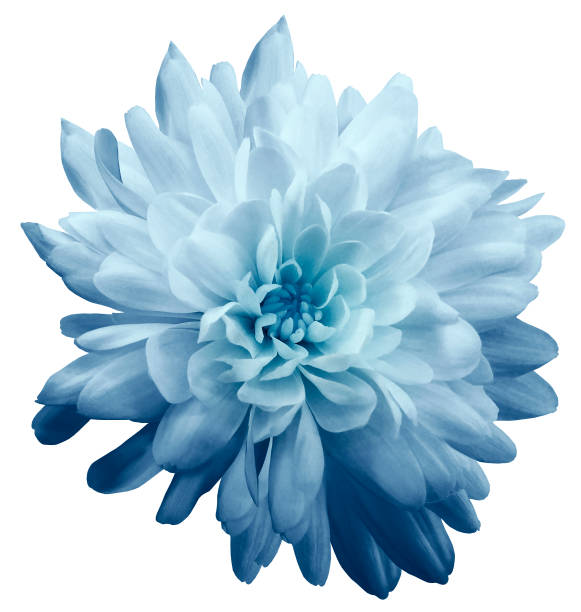
#> input picture Image2Image(colored) Week3/Input/input3.jpg, 581 x 612 px, found by its file name
$ python 'image_to_image (week3).py'
#> lines starting #> are read from the running program, lines starting #| are printed output that depends on the picture
import cv2
import numpy as np
from PIL import Image, ImageDraw, ImageOps, ImageFont

# Characters used for Mapping to Pixels
Character = {
    "standard": "@%#*+=-:. ",
    "complex": "$@B%8&WM#*oahkbdpqwmZO0QLCJUYXzcvunxrjft/\|()1{}[]?-_+~<>i!lI;:,\"^`'. "
}


def get_data(mode):
    font = ImageFont.truetype("arial.ttf", size=20)
    scale = 2
    char_list = Character[mode]
    return char_list, font, scale


# Making Background Black or White
bg = "white"
# bg = "black"
if bg == "white":
    bg_code = (255, 255, 255)
elif bg == "black":
    bg_code = (0, 0, 0)

char_list, font, scale = get_data("complex")
num_chars = len(char_list)
num_cols = 300

image = cv2.imread("./Image2Image(colored) Week3/Input/Input3.jpg")
#> image is the input picture: shape (612, 581, 3); mean B, G, R 220.5, 205.5, 178.2

height, width, _ = image.shape
#> height = 612; width = 581

cell_w = width / num_cols
#> cell_w = 1.94
cell_h = scale * cell_w
#> cell_h = 3.87
num_rows = int(height / cell_h)
#> num_rows = 158

char_width, char_height = font.getsize("A")
out_width = char_width * num_cols
out_height = scale * char_height * num_rows
#> out_height = 6004

out_image = Image.new("RGB", (out_width, out_height), bg_code)
#> out_image: PIL image 4200x6004 RGB; every value is 255
draw = ImageDraw.Draw(out_image)


for i in range(num_rows):
    for j in range(num_cols):
        partial_image = image[int(i*cell_h):min(int((i+1)*cell_h), height),
                              int(j*cell_w):min(int((j+1)*cell_w), width), :]
        partial_avg_color = np.sum(
            np.sum(partial_image, axis=0), axis=0)/(cell_h*cell_w)
        partial_avg_color = tuple(partial_avg_color.astype(np.int32).tolist())
        c = char_list[min(int(np.mean(partial_image) *
                          num_chars/255), num_chars-1)]
        draw.text((j*char_width, i*char_height), c,
                  fill=partial_avg_color, font=font)


if bg == "white":
    cropped_image = ImageOps.invert(out_image).getbbox()
#> cropped_image = (142, 80, 4079, 2948)
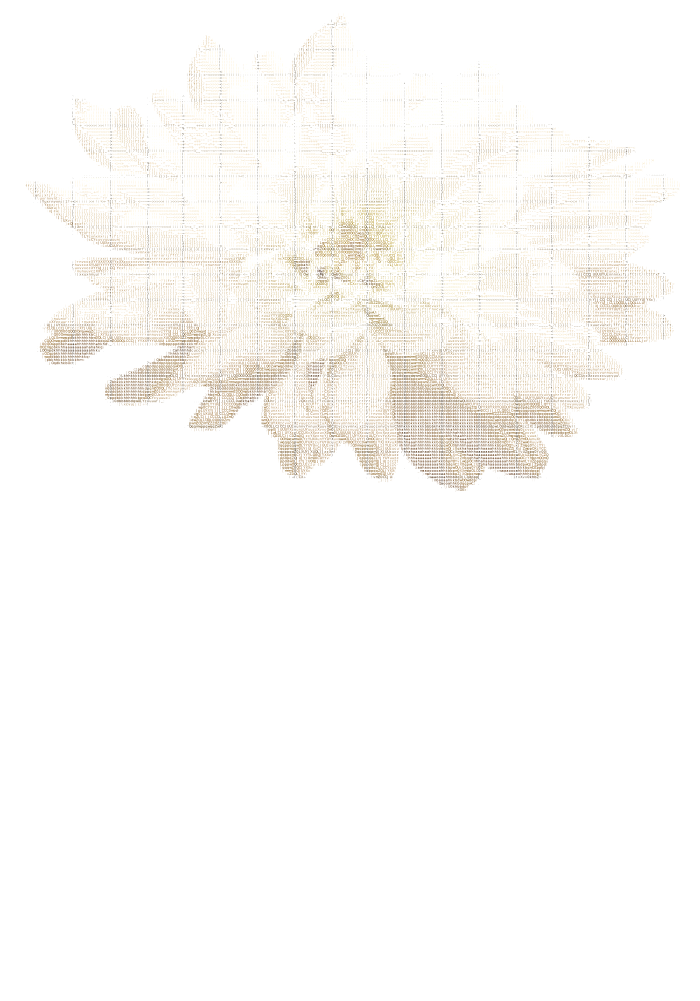
#> out_image: PIL image 4200x6004 RGB (shown at 1/6 size); mean R, G, B 252, 250.8, 248.7
elif bg == "black":
    cropped_image = out_image.getbbox()

out_image = out_image.crop(cropped_image)
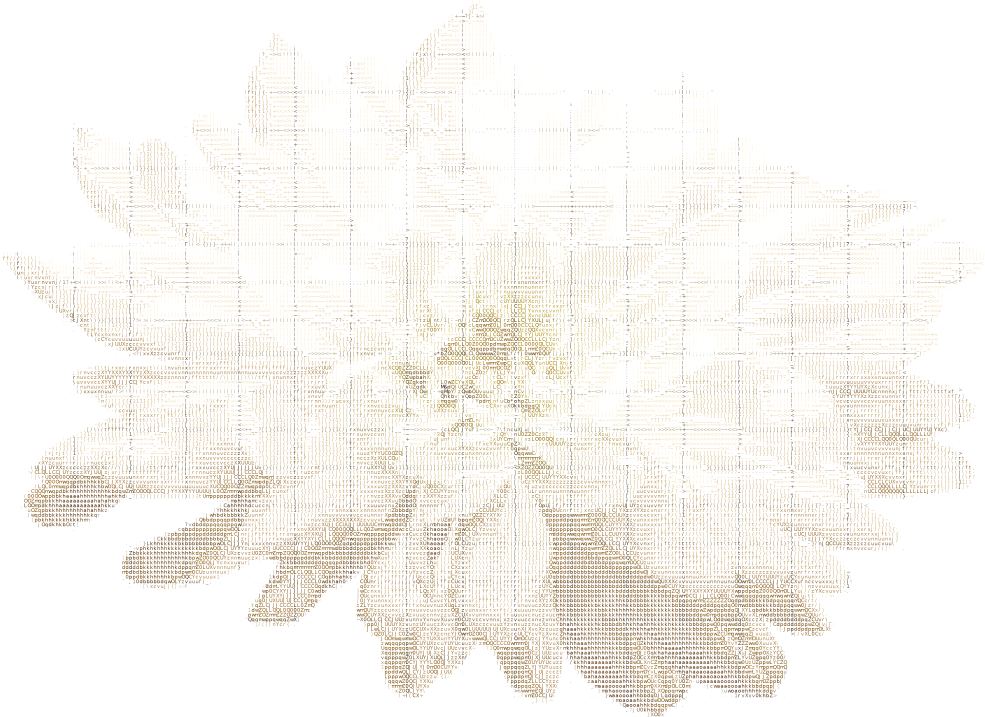
#> out_image: PIL image 3937x2868 RGB (shown at 1/4 size); mean R, G, B 248.3, 245.6, 241
out_image.save("./Image2Image(colored) Week3/Output/Output3.jpg")

$ run again, with Image2Image(colored) Week3/Input/input1.jpg copied over Image2Image(colored) Week3/Input/input3.jpg
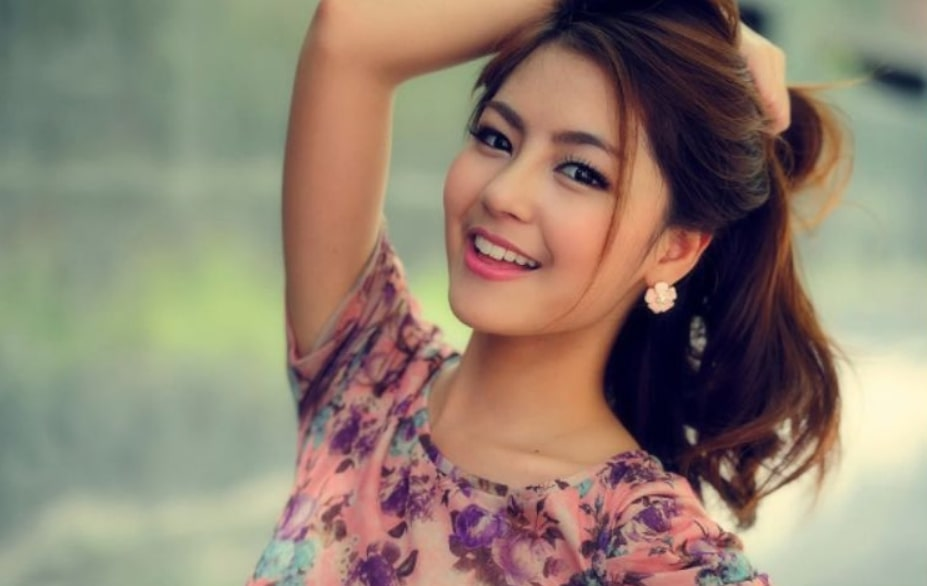
#> input picture Image2Image(colored) Week3/Input/input1.jpg, 927 x 586 px, found by its file name
#> image is the input picture: shape (586, 927, 3); mean B, G, R 113.3, 129, 144.3
#> cropped_image = (0, 4, 4200, 1791)
#> `cropped_image = ImageOps.invert(out_image).getbbox()`:
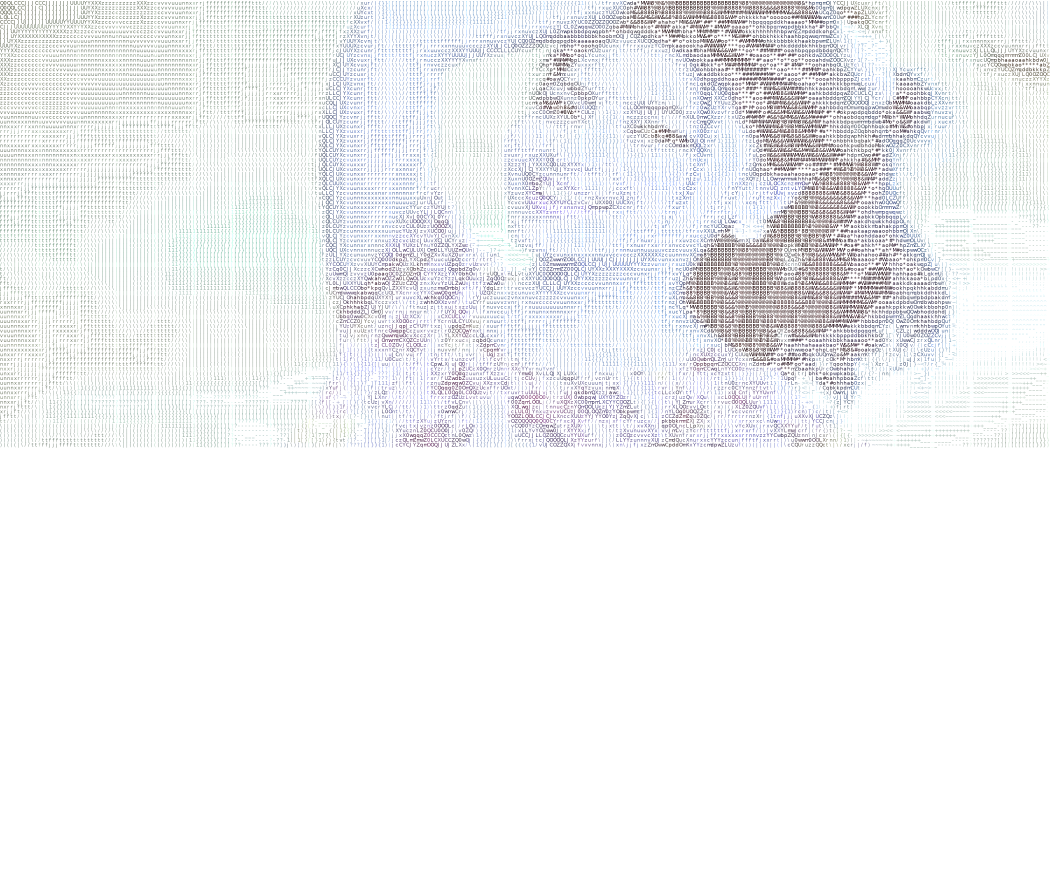
#> out_image: PIL image 4200x3572 RGB (shown at 1/4 size); mean R, G, B 242.2, 243.1, 244.4
#> `out_image = out_image.crop(cropped_image)`:
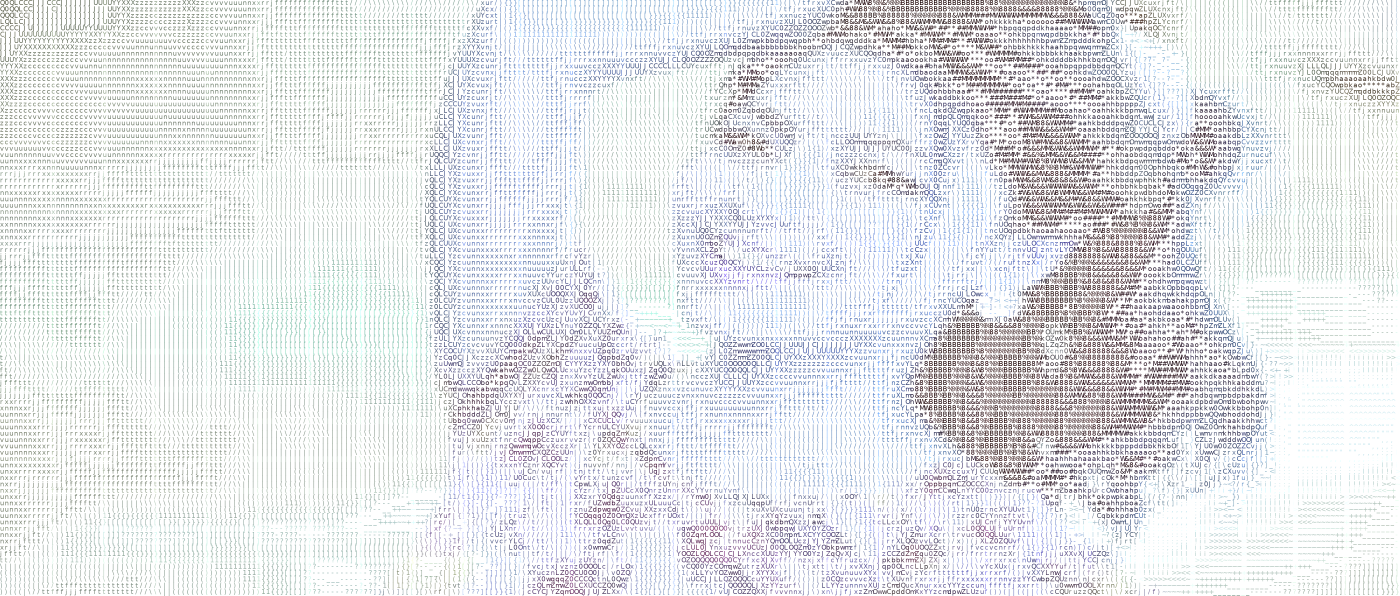
#> out_image: PIL image 4200x1787 RGB (shown at 1/3 size); mean R, G, B 229.4, 231.2, 233.9
